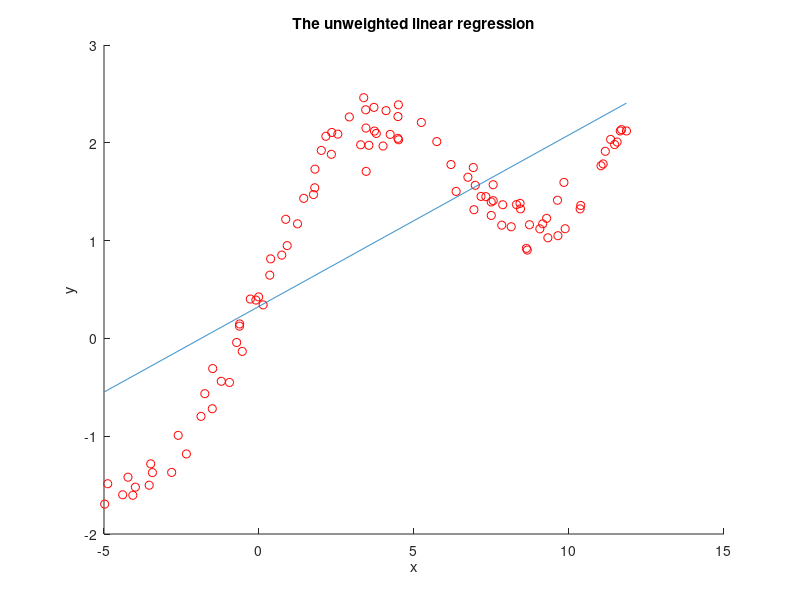

This chart was generated by the following MATLAB code:
%% Implement (unweighted) linear regression on the dataset(Using the normal equations)
% Load the training dataset
load q2x.dat;
x1 = q2x(:,1);
x0 = ones(length(x1),1); % Include the intercept term
X = [x0, x1];
load q2y.dat;
Y = q2y(:,1);

% Using normal equation to implement unweighted linear regression
% The normal equation Theta = inv(X'X)*X'Y
theta = zeros(size(X,2),1);
theta = inv(X'*X)*X'*Y;

% Plot the dataset and the straight line
figure; hold on;
plot(x1,Y,'ro');
a = min(X(:,2)):0.01:max(X(:,2));
b = theta(1) + theta(2) * a;
plot(a,b);
xlabel('x');ylabel('y');
title('The unweighted linear regression');